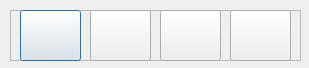
<?xml version="1.0" encoding="UTF-8"?>
<ui version="4.0">
 <class>meshBuilderDiag</class>
 <widget class="QDialog" name="meshBuilderDiag">
  <property name="geometry">
   <rect>
    <x>0</x>
    <y>0</y>
    <width>309</width>
    <height>68</height>
   </rect>
  </property>
  <property name="minimumSize">
   <size>
    <width>309</width>
    <height>68</height>
   </size>
  </property>
  <property name="maximumSize">
   <size>
    <width>309</width>
    <height>68</height>
   </size>
  </property>
  <property name="windowTitle">
   <string>SRH2D Mesh Builder</string>
  </property>
  <widget class="QWidget" name="gridLayoutWidget">
   <property name="geometry">
    <rect>
     <x>-330</x>
     <y>-270</y>
     <width>160</width>
     <height>80</height>
    </rect>
   </property>
   <layout class="QGridLayout" name="gridLayout"/>
  </widget>
  <widget class="QFrame" name="frame">
   <property name="geometry">
    <rect>
     <x>10</x>
     <y>10</y>
     <width>291</width>
     <height>51</height>
    </rect>
   </property>
   <property name="frameShape">
    <enum>QFrame::StyledPanel</enum>
   </property>
   <property name="frameShadow">
    <enum>QFrame::Raised</enum>
   </property>
   <widget class="QPushButton" name="initMBBtn">
    <property name="geometry">
     <rect>
      <x>10</x>
      <y>0</y>
      <width>61</width>
      <height>51</height>
     </rect>
    </property>
    <property name="text">
     <string/>
    </property>
   </widget>
   <widget class="QPushButton" name="initSrhpre">
    <property name="geometry">
     <rect>
      <x>80</x>
      <y>0</y>
      <width>61</width>
      <height>51</height>
     </rect>
    </property>
    <property name="text">
     <string/>
    </property>
   </widget>
   <widget class="QPushButton" name="init2dmViewer">
    <property name="geometry">
     <rect>
      <x>150</x>
      <y>0</y>
      <width>61</width>
      <height>51</height>
     </rect>
    </property>
    <property name="text">
     <string/>
    </property>
   </widget>
   <widget class="QPushButton" name="initFlipLine">
    <property name="geometry">
     <rect>
      <x>220</x>
      <y>0</y>
      <width>61</width>
      <height>51</height>
     </rect>
    </property>
    <property name="text">
     <string/>
    </property>
   </widget>
  </widget>
 </widget>
 <resources/>
 <connections/>
</ui>
